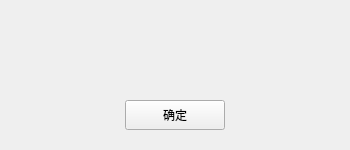
<?xml version="1.0" encoding="UTF-8"?>
<ui version="4.0">
 <class>ErrWindow</class>
 <widget class="QWidget" name="ErrWindow">
  <property name="geometry">
   <rect>
    <x>0</x>
    <y>0</y>
    <width>350</width>
    <height>150</height>
   </rect>
  </property>
  <property name="minimumSize">
   <size>
    <width>350</width>
    <height>150</height>
   </size>
  </property>
  <property name="maximumSize">
   <size>
    <width>350</width>
    <height>150</height>
   </size>
  </property>
  <property name="windowTitle">
   <string>ErrWindow</string>
  </property>
  <property name="windowIcon">
   <iconset resource="ThunderFighter.qrc">
    <normaloff>:/ThunderFighter/image/logo.ico</normaloff>:/ThunderFighter/image/logo.ico</iconset>
  </property>
  <widget class="QPushButton" name="CloseBtn">
   <property name="geometry">
    <rect>
     <x>125</x>
     <y>100</y>
     <width>100</width>
     <height>30</height>
    </rect>
   </property>
   <property name="text">
    <string>确定</string>
   </property>
  </widget>
  <widget class="QLabel" name="Errcode">
   <property name="geometry">
    <rect>
     <x>75</x>
     <y>10</y>
     <width>200</width>
     <height>40</height>
    </rect>
   </property>
   <property name="font">
    <font>
     <family>微软雅黑</family>
     <pointsize>10</pointsize>
     <weight>75</weight>
     <bold>true</bold>
    </font>
   </property>
   <property name="text">
    <string/>
   </property>
   <property name="alignment">
    <set>Qt::AlignCenter</set>
   </property>
  </widget>
  <widget class="QLabel" name="Errinfo">
   <property name="geometry">
    <rect>
     <x>75</x>
     <y>50</y>
     <width>200</width>
     <height>40</height>
    </rect>
   </property>
   <property name="font">
    <font>
     <family>微软雅黑</family>
     <pointsize>10</pointsize>
    </font>
   </property>
   <property name="text">
    <string/>
   </property>
   <property name="alignment">
    <set>Qt::AlignCenter</set>
   </property>
  </widget>
 </widget>
 <layoutdefault spacing="6" margin="11"/>
 <resources>
  <include location="ThunderFighter.qrc"/>
 </resources>
 <connections>
  <connection>
   <sender>CloseBtn</sender>
   <signal>clicked()</signal>
   <receiver>ErrWindow</receiver>
   <slot>close()</slot>
   <hints>
    <hint type="sourcelabel">
     <x>174</x>
     <y>154</y>
    </hint>
    <hint type="destinationlabel">
     <x>174</x>
     <y>87</y>
    </hint>
   </hints>
  </connection>
 </connections>
</ui>
